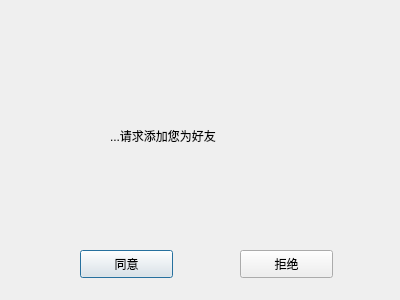
<?xml version="1.0" encoding="UTF-8"?>
<ui version="4.0">
 <class>friendadded</class>
 <widget class="QDialog" name="friendadded">
  <property name="geometry">
   <rect>
    <x>0</x>
    <y>0</y>
    <width>400</width>
    <height>300</height>
   </rect>
  </property>
  <property name="windowTitle">
   <string>Dialog</string>
  </property>
  <widget class="QPushButton" name="pushButton">
   <property name="geometry">
    <rect>
     <x>80</x>
     <y>250</y>
     <width>93</width>
     <height>28</height>
    </rect>
   </property>
   <property name="text">
    <string>同意</string>
   </property>
  </widget>
  <widget class="QPushButton" name="pushButton_2">
   <property name="geometry">
    <rect>
     <x>240</x>
     <y>250</y>
     <width>93</width>
     <height>28</height>
    </rect>
   </property>
   <property name="text">
    <string>拒绝</string>
   </property>
  </widget>
  <widget class="QLabel" name="label">
   <property name="geometry">
    <rect>
     <x>110</x>
     <y>120</y>
     <width>191</width>
     <height>31</height>
    </rect>
   </property>
   <property name="text">
    <string>...请求添加您为好友</string>
   </property>
  </widget>
 </widget>
 <resources/>
 <connections/>
</ui>
